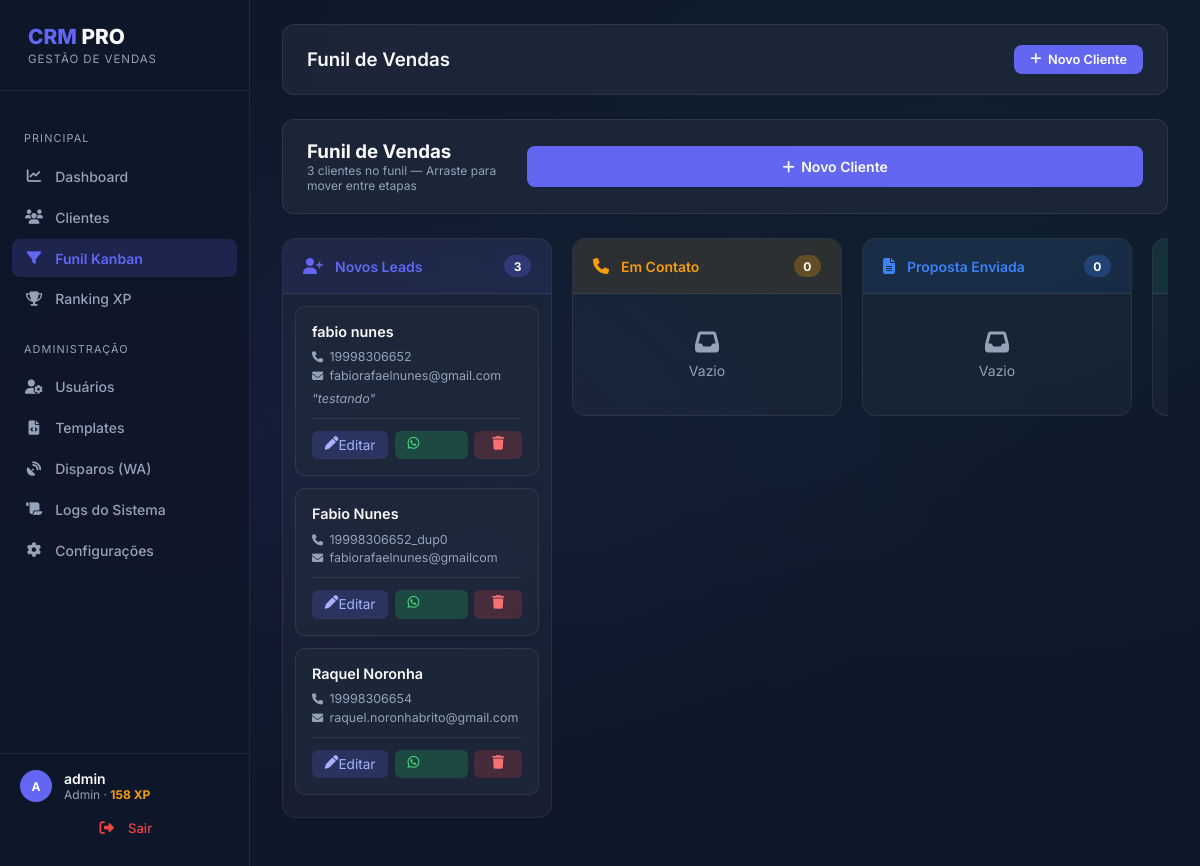
The app's page /crm/kanban (signed in) with its own data.
### app/models.py (models this page shows, shortened)
class User(UserMixin, db.Model):
    id = db.Column(db.Integer, primary_key=True)
    username = db.Column(db.String(64), index=True, unique=True)
    email = db.Column(db.String(120), index=True, unique=True)
    password_hash = db.Column(db.String(128))
    role = db.Column(db.String(20), default='vendedor') # 'admin', 'gerente', 'vendedor'
    performance_points = db.Column(db.Integer, default=0)
    created_at = db.Column(db.DateTime, default=datetime.utcnow)

class Client(db.Model):
    id = db.Column(db.Integer, primary_key=True)
    public_id = db.Column(db.String(36), unique=True, index=True, default=lambda: str(uuid.uuid4()))
    name = db.Column(db.String(128), index=True)
    phone = db.Column(db.String(20), index=True, unique=True)
    email = db.Column(db.String(120), index=True)
    status = db.Column(db.String(64), default='lead') # lead, contato, proposta, fechado, perdido
    notes = db.Column(db.Text)
    assigned_to = db.Column(db.Integer, db.ForeignKey('user.id'))
    created_at = db.Column(db.DateTime, default=datetime.utcnow)
    updated_at = db.Column(db.DateTime, default=datetime.utcnow, onupdate=datetime.utcnow)
    cpf = db.Column(db.String(14), unique=True, index=True)
    cep = db.Column(db.String(10))
    address = db.Column(db.String(256))
    birth_date = db.Column(db.Date)
    gender = db.Column(db.String(20))
    preferred_store_id = db.Column(db.Integer, db.ForeignKey('store.id'))
    referred_by_id = db.Column(db.Integer, db.ForeignKey('user.id'))
    preferred_channel = db.Column(db.String(30))
    lead_source = db.Column(db.String(64))
    last_purchase_date = db.Column(db.Date)
    purchase_frequency = db.Column(db.Integer, default=0)
    ltv = db.Column(db.Float, default=0.0)
    loyalty_points = db.Column(db.Float, default=0.0)
    tier = db.Column(db.String(30), default='bronze')
    points_expiration = db.Column(db.Date)
    badges = db.Column(db.Text) # CSV or JSON string
    opt_in = db.Column(db.Boolean, default=False)
    opt_in_date = db.Column(db.DateTime)
    data_usage_purpose = db.Column(db.String(256))
    consent_channel = db.Column(db.String(128))
    referred_by = db.relationship('User', foreign_keys=[referred_by_id], backref='referrals')

### app/crm/routes.py (the view)
@bp.route('/kanban')
@login_required
def kanban():
    all_clients = Client.query.all()
    clients_by_status = defaultdict(list)
    for c in all_clients:
        clients_by_status[c.status].append(c)
    settings = {s.key: s.value for s in Setting.query.all()}
    return render_template('crm/kanban.html', title='Funil de Vendas',
                           clients_by_status=clients_by_status,
                           total_clients=len(all_clients),
                           settings=settings)

### app/models.py (called while the page is built)
@login.user_loader
def load_user(id):
    return User.query.get(int(id))

### app/templates/crm/kanban.html (shortened to what this page needs)
{% extends "base.html" %}
{% block content %}
<div class="header-glass mb-4 justify-between">
    <div>
        <h3 class="m-0">Funil de Vendas</h3>
        <div class="text-xs text-muted mt-1">
            {{ total_clients }} clientes no funil &mdash; Arraste para mover entre etapas
        </div>
    </div>
    <a href="{{ url_for('crm.new_client') }}" class="btn-primary w-auto">
        <i class="fa-solid fa-plus"></i> Novo Cliente
    </a>
</div>
<div class="kanban-wrap" id="kanbanBoard">
    {% set columns = [
        ('lead',     'Novos Leads',       '#6366f1', 'fa-user-plus'),
        ('contato',  'Em Contato',        '#f59e0b', 'fa-phone'),
        ('proposta', 'Proposta Enviada',  '#3b82f6', 'fa-file-alt'),
        ('fechado',  'Fechado (Venda!)',  '#10b981', 'fa-trophy'),
        ('perdido',  'Perdido',           '#ef4444', 'fa-circle-xmark')
    ] %}
    {% for status, label, color, icon in columns %}
    <div class="kanban-column" data-status="{{ status }}">
        <div class="kanban-col-header" style="background: {{ color }}18;">
            <div class="d-flex align-center gap-2">
                <i class="fa-solid {{ icon }}" style="color: {{ color }};"></i>
                <span class="font-semibold text-sm" style="color: {{ color }};">{{ label }}</span>
            </div>
            <span class="col-badge" style="background: {{ color }}44;" id="count-{{ status }}">
                {{ clients_by_status[status] | length }}
            </span>
        </div>
        <div class="kanban-cards" data-status="{{ status }}" id="col-{{ status }}">
            {% for client in clients_by_status[status] %}
            <div class="kanban-card" draggable="true" data-id="{{ client.id }}">
                <div class="d-flex justify-between align-start mb-1">
                    <div class="kanban-card-name">{{ client.name }}</div>
                </div>
                <div class="kanban-card-phone"><i class="fa-solid fa-phone kanban-icon-phone"></i> {{ client.phone }}</div>
                {% if client.email %}
                <div class="kanban-card-email"><i class="fa-solid fa-envelope kanban-icon-email"></i> {{ client.email }}</div>
                {% endif %}
                {% if client.notes %}
                <div class="kanban-card-notes">"{{ client.notes }}"</div>
                {% endif %}
                <div class="kanban-card-actions">
                    <a href="{{ url_for('crm.edit_client', id=client.id) }}" class="icon-btn-solid primary flex-1 text-center">
                        <i class="fa-solid fa-pen"></i> Editar
                    </a>
                    <a href="{{ url_for('crm.message_client', id=client.id) }}"
                       class="icon-btn-solid success flex-1 text-center" title="Enviar Mensagem / WA">
                        <i class="fa-brands fa-whatsapp"></i>
                    </a>
                    <form action="{{ url_for('crm.delete_client', id=client.id) }}" method="post" class="flex-1 d-flex" onsubmit="return confirm('Excluir {{ client.name }}?')">
                        <button class="icon-btn-solid danger w-100 justify-center">
                            <i class="fa-solid fa-trash"></i>
                        </button>
                    </form>
                </div>
            </div>
            {% else %}
            <div class="text-center text-muted p-4 text-sm">
                <i class="fa-solid fa-inbox text-muted opacity-50 mb-2" style="font-size:1.5rem; display:block;"></i>
                Vazio
            </div>
            {% endfor %}
        </div>
    </div>
    {% endfor %}
</div>
{% endblock %}

### app/templates/base.html (shortened to what this page needs)
<!DOCTYPE html>
<html lang="pt-br">
<head>
    <link rel="stylesheet" href="{{ url_for('static', filename='css/style.css') }}">
    <link rel="stylesheet" href="https://cdnjs.cloudflare.com/ajax/libs/font-awesome/6.5.0/css/all.min.css">
</head>
<body>
    {% if current_user.is_authenticated %}
    <aside class="sidebar" id="sidebar">
        <div class="sidebar-header">
            <h2 class="sidebar-brand">
                <span class="text-primary">CRM</span>
                <span class="text-main"> PRO</span>
            </h2>
            <div class="sidebar-tagline">
                GESTÃO DE VENDAS
            </div>
        </div>
        <nav class="sidebar-nav">
            <div class="nav-section-title m-0 mb-1">
                PRINCIPAL
            </div>
            <ul>
                <li>
                    <a href="{{ url_for('main.index') }}" class="nav-link {{ 'active' if request.endpoint == 'main.index' }}">
                        <i class="fa-solid fa-chart-line nav-icon"></i> Dashboard
                    </a>
                </li>
                <li>
                    <a href="{{ url_for('crm.list_clients') }}" class="nav-link {{ 'active' if request.endpoint in ['crm.list_clients','crm.new_client','crm.edit_client', 'crm.import_csv'] }}">
                        <i class="fa-solid fa-users nav-icon"></i> Clientes
                    </a>
                </li>
                <li>
                    <a href="{{ url_for('crm.kanban') }}" class="nav-link {{ 'active' if request.endpoint == 'crm.kanban' }}">
                        <i class="fa-solid fa-filter nav-icon"></i> Funil Kanban
                    </a>
                </li>
                <li>
                    <a href="{{ url_for('main.ranking') }}" class="nav-link {{ 'active' if request.endpoint == 'main.ranking' }}">
                        <i class="fa-solid fa-trophy nav-icon"></i> Ranking XP
                    </a>
                </li>
            </ul>
            {% if current_user.role in ['admin', 'gerente'] %}
            <div class="nav-section-title">
                ADMINISTRAÇÃO
            </div>
            <ul>
                <li>
                    <a href="{{ url_for('admin.list_users') }}" class="nav-link {{ 'active' if 'admin.list_users' == request.endpoint or 'admin.new_user' == request.endpoint or 'admin.edit_user' == request.endpoint }}">
                        <i class="fa-solid fa-user-gear nav-icon"></i> Usuários
                    </a>
                </li>
                <li>
                    <a href="{{ url_for('admin.templates_list') }}" class="nav-link {{ 'active' if 'admin.templates_list' in request.endpoint }}">
                        <i class="fa-solid fa-file-code nav-icon"></i> Templates
                    </a>
                </li>
                <li>
                    <a href="{{ url_for('admin.message_logs') }}" class="nav-link {{ 'active' if 'admin.message_logs' in request.endpoint }}">
                        <i class="fa-solid fa-satellite-dish nav-icon"></i> Disparos (WA)
                    </a>
                </li>
                <li>
                    <a href="{{ url_for('admin.logs') }}" class="nav-link {{ 'active' if request.endpoint == 'admin.logs' }}">
                        <i class="fa-solid fa-scroll nav-icon"></i> Logs do Sistema
                    </a>
                </li>
                <li>
                    <a href="{{ url_for('admin.settings') }}" class="nav-link {{ 'active' if request.endpoint == 'admin.settings' }}">
                        <i class="fa-solid fa-gear nav-icon"></i> Configurações
                    </a>
                </li>
            </ul>
            {% endif %}
        </nav>
        <div class="sidebar-footer">
            <div class="d-flex align-center gap-2 mb-2">
                <div class="avatar avatar-md">
                    {{ current_user.username[0] | upper }}
                </div>
                <div>
                    <div class="font-semibold text-sm">{{ current_user.username }}</div>
                    <div class="text-xs text-muted">
                        {{ current_user.role | capitalize }} &middot;
                        <span class="text-warning font-bold">{{ current_user.performance_points }} XP</span>
                    </div>
                </div>
            </div>
            <a href="{{ url_for('auth.logout') }}" class="nav-link logout-link">
                <i class="fa-solid fa-right-from-bracket nav-icon"></i> Sair
            </a>
        </div>
    </aside>
    <div class="main-content">
        <div class="header-glass mb-4">
            <div class="d-flex align-center gap-2">
                <h3 class="m-0 font-semibold text-main">{{ title }}</h3>
            </div>
            <div class="d-flex align-center gap-2 header-glass-action">
                <a href="{{ url_for('crm.new_client') }}" class="btn-primary btn-sm pt-2 w-100">
                    <i class="fa-solid fa-plus"></i> Novo Cliente
                </a>
            </div>
        </div>
        {% block content %}{% endblock %}
    </div>
    {% else %}
    {% block auth_content %}{% endblock %}
    {% endif %}
</body>
</html>

### app/static/css/style.css (style rules this page uses)
:root { --primary-color: #6366f1; --primary-hover: #4f46e5; --bg-dark: #0f172a; --card-bg: rgba(30, 41, 59, 0.8); --text-main: #f8fafc; --text-muted: #94a3b8; --glass-border: rgba(255, 255, 255, 0.08); --accent-color: #10b981; --sidebar-width: 250px; }
* { margin: 0; padding: 0; box-sizing: border-box; font-family: 'Inter', sans-serif; }
body { background-color: var(--bg-dark); background-image: radial-gradient(ellipse at 20% 50%, rgba(99,102,241,0.07) 0%, transparent 60%), radial-gradient(ellipse at 80% 20%, rgba(16,185,129,0.05) 0%, transparent 60%); color: var(--text-main); overflow-x: hidden; min-height: 100vh; }
.d-flex { display: flex; }
.flex-1 { flex: 1; }
.align-center { align-items: center; }
.align-start { align-items: flex-start; }
.justify-center { justify-content: center; }
.justify-between { justify-content: space-between; }
.gap-2 { gap: 0.75rem; }
.w-100 { width: 100%; }
.text-center { text-align: center; }
.text-muted { color: var(--text-muted); }
.text-primary { color: var(--primary-color); }
.text-warning { color: #f59e0b; }
.text-sm { font-size: 0.875rem; }
.text-xs { font-size: 0.75rem; }
.font-bold { font-weight: 700; }
.font-semibold { font-weight: 600; }
.p-4 { padding: 1.5rem; }
.m-0 { margin: 0; }
.mb-1 { margin-bottom: 0.25rem; }
.mb-2 { margin-bottom: 0.5rem; }
.mb-4 { margin-bottom: 1.5rem; }
.avatar-md { width: 32px; height: 32px; font-size: 0.75rem; }
.avatar { display: inline-flex; align-items: center; justify-content: center; font-weight: 700; color: white; border-radius: 50%; flex-shrink: 0; background: var(--primary-color); }
.icon-btn-solid { padding: 0.4rem 0.8rem; font-size: 0.85rem; border-radius: 6px; text-decoration: none; display: inline-flex; transition: 0.2s; border: none; cursor: pointer; }
.icon-btn-solid.primary { background: rgba(99,102,241,0.2); color: #a5b4fc; }
.icon-btn-solid.danger { background: rgba(239,68,68,0.2); color: #f87171; }
.icon-btn-solid.success { background: rgba(37,211,102,0.2); color: #4ade80; }
.sidebar { position: fixed; left: 0; top: 0; width: var(--sidebar-width); height: 100%; background: rgba(15, 23, 42, 0.95); backdrop-filter: blur(16px); border-right: 1px solid var(--glass-border); transition: transform 0.3s ease; z-index: 1000; display: flex; flex-direction: column; overflow-y: auto; }
.main-content { margin-left: var(--sidebar-width); padding: 1.5rem 2rem; min-height: 100vh; transition: margin 0.3s cubic-bezier(0.4, 0, 0.2, 1); max-width: 100vw; }
.sidebar-header { padding: 1.5rem 1.75rem; border-bottom: 1px solid var(--glass-border); }
.sidebar-nav { padding: 1rem 0.75rem; flex: 1; }
.sidebar-footer { padding: 1rem 1.25rem; border-top: 1px solid var(--glass-border); }
.sidebar-brand { font-weight: 800; font-size: 1.3rem; }
.sidebar-tagline { font-size: 0.72rem; color: var(--text-muted); margin-top: 0.2rem; letter-spacing: 0.08em; }
.nav-section-title { font-size: 0.68rem; color: var(--text-muted); letter-spacing: 0.1em; padding: 0.5rem 0.75rem; margin-bottom: 0.25rem; margin-top: 1rem; }
ul { list-style: none; }
.nav-link { display: flex; align-items: center; padding: 0.65rem 0.75rem; margin-bottom: 0.2rem; color: var(--text-muted); text-decoration: none; border-radius: 8px; font-size: 0.875rem; font-weight: 500; transition: all 0.2s; }
.nav-link.active { background: rgba(99,102,241,0.18); color: var(--primary-color); font-weight: 600; }
.nav-link.logout-link { color: #ef4444; justify-content: center; font-size: 0.82rem; margin-top: 0.5rem; }
.nav-icon { width: 20px; margin-right: 0.7rem; text-align: center; font-size: 0.9rem; }
.header-glass { background: var(--card-bg); backdrop-filter: blur(12px); border-radius: 12px; border: 1px solid var(--glass-border); padding: 1.25rem 1.5rem; margin-bottom: 1.5rem; display: flex; justify-content: space-between; align-items: center; }
.btn-primary { display: inline-flex; align-items: center; justify-content: center; gap: 0.4rem; width: 100%; padding: 0.75rem; background: var(--primary-color); color: white; border: none; border-radius: 8px; font-weight: 600; font-size: 0.875rem; cursor: pointer; transition: background 0.2s, transform 0.1s, box-shadow 0.2s; text-decoration: none; }
.btn-sm { padding: 0.45rem 1rem; font-size: 0.8rem; width: auto; }

### records on screen
User: username "A", username "admin", role "Admin", performance_points "158"
Client: name "fabio nunes", phone "19998306652", email "fabiorafaelnunes@gmail.com", notes "testando"
Client: name "Fabio Nunes", phone "19998306652_dup0", email "fabiorafaelnunes@gmailcom"
Client: name "Raquel Noronha", phone "19998306654", email "raquel.noronhabrito@gmail.com"

### other values on screen
{{ title }} "Funil de Vendas"
{{ total_clients }} "3"
{{ label }} "Novos Leads" "Em Contato" "Proposta Enviada"
{{ clients_by_status[status] | length }} "3" "0" "0"
